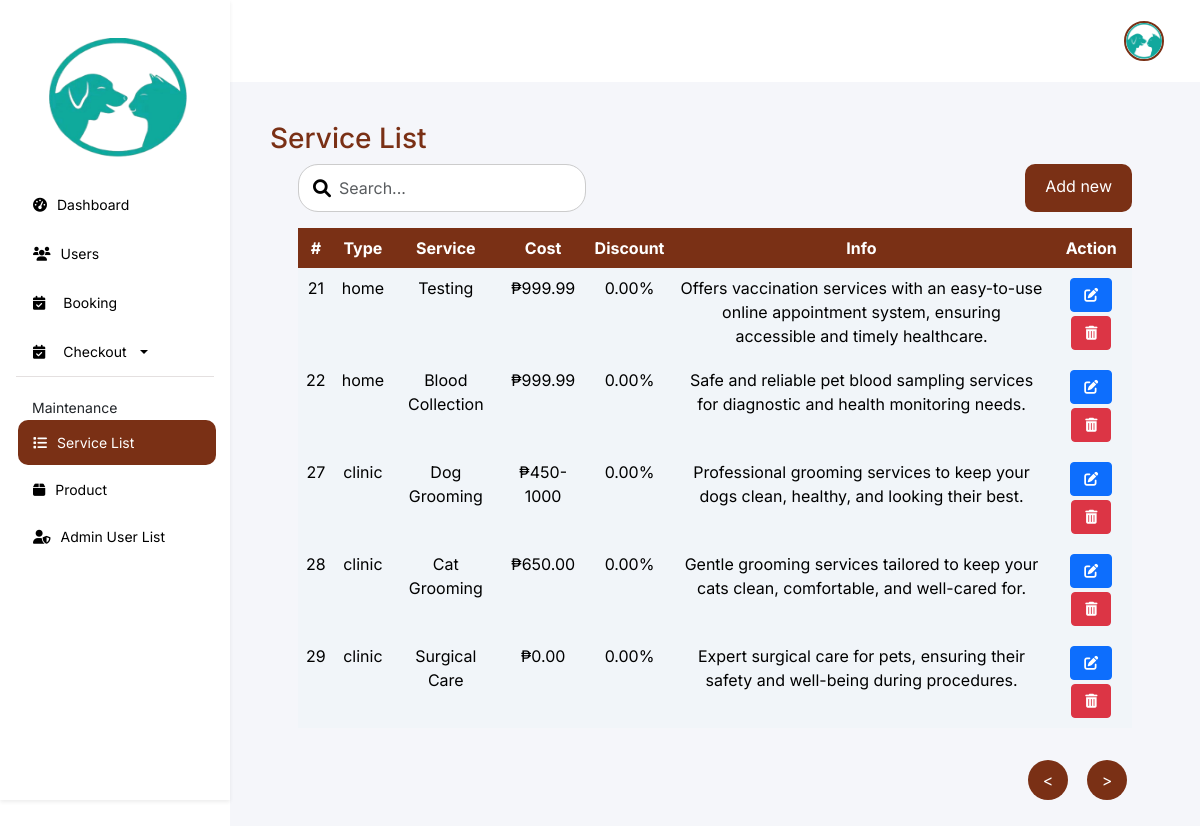
Page /features/admin/web/api/service-list.php (signed in) on the committed database.
### tables this page shows
CREATE TABLE `service_list` (
  `id` int(11) NOT NULL,
  `service_type` enum('clinic','home') NOT NULL,
  `service_name` varchar(255) NOT NULL,
  `cost` varchar(255) NOT NULL,
  `discount` decimal(5,2) DEFAULT 0.00,
  `created_at` timestamp NOT NULL DEFAULT current_timestamp(),
  `info` varchar(255) DEFAULT NULL,
  `is_read` tinyint(1) DEFAULT 0
);

### features/admin/web/api/service-list.php (the view, shortened to what this page needs)
<!DOCTYPE html>
<html lang="en">
<head>
    <link rel="stylesheet" href="https://cdnjs.cloudflare.com/ajax/libs/font-awesome/6.0.0-beta3/css/all.min.css">
    <link href="https://cdn.jsdelivr.net/npm/bootstrap@5.3.3/dist/css/bootstrap.min.css" rel="stylesheet">
    <link rel="stylesheet" href="../../css/service-list.css">
</head>
<body>
    <div class="navbar flex-column bg-white shadow-sm p-3 collapse d-md-flex" id="navbar">
        <div class="navbar-links">
            <a class="navbar-brand d-none d-md-block logo-container" href="#">
                <img src="../../../../assets/img/logo.png" alt="Logo">
            </a>
            <a href="admin.php">
                <i class="fa-solid fa-tachometer-alt"></i>
                <span>Dashboard</span>
            </a>
            <a href="users.php">
                <i class="fa-solid fa-users"></i>
                <span>Users</span>
            </a>
            <div class="dropdown">
                <a href="#" class="d-flex align-items-center" id="checkoutDropdowns" data-bs-toggle="dropdown" aria-expanded="false">
                    <i class="fa-solid fa-calendar-check"></i>
                    <span class="ms-2">Booking</span>
                </a>
            </div>
            <div class="dropdown">
                <a href="#" class="d-flex align-items-center dropdown-toggle" id="checkoutDropdown" data-bs-toggle="dropdown" aria-expanded="false">
                    <i class="fa-solid fa-calendar-check"></i>
                    <span class="ms-2">Checkout</span>
                </a>
            </div>
            <div class="maintenance">
                <p class="maintenance-text">Maintenance</p>
                <a href="service-list.php" class="navbar-highlight">
                    <i class="fa-solid fa-list"></i>
                    <span>Service List</span>
                </a>
                <a href="product.php">
                    <i class="fa-solid fa-box"></i>
                    <span>Product</span>
                </a>
                <a href="admin-user.php">
                    <i class="fa-solid fa-user-shield"></i>
                    <span>Admin User List</span>
                </a>
            </div>
        </div>
    </div>
    <div class="content flex-grow-1">
        <div class="header">
            <div class="profile-admin">
                <div class="dropdown">
                    <button class="" type="button" data-bs-toggle="dropdown" aria-expanded="false">
                        <img src="../../../../assets/img/vet logo.png"
                            style="width: 40px; height: 40px; object-fit: cover;">
                    </button>
                </div>
            </div>
        </div>
        <div class="app-req">
            <h3>Service List</h3>
            <div class="walk-in px-lg-5">
                <div class="mb-3 x d-flex">
                    <div class="search">
                        <div class="search-bars">
                            <i class="fa fa-magnifying-glass"></i>
                            <input type="text" id="search-input" class="form-control" placeholder="Search...">
                        </div>
                    </div>
                    <button type="button" class=" btn-new" data-toggle="modal" data-target="#addCategoryModal">
                        Add new
                    </button>
                </div>
            </div>
            <div class="table-wrapper px-lg-5">
                <table class="table table-hover table-remove-borders">
                    <thead class="thead-light">
                        <tr>
                            <th>#</th>
                            <th>Type</th>
                            <th>Service</th>
                            <th>Cost</th>
                            <th>Discount</th>
                            <th>Info</th>
                            <th>Action</th>
                        </tr>
                    </thead>
                    <tbody id="tableBody">
                        <?php
                        require '../../../../db.php';
                        include '../../function/php/table_service_list.php';
                        ?>
                    </tbody>
                </table>
            </div>
            <ul class="pagination justify-content-end mt-3 px-lg-5" id="paginationControls">
                <li class="page-item">
                    <a class="page-link" href="#" data-page="prev">
                        < </a>
                </li>
                <li class="page-item">
                    <a class="page-link" href="#" data-page="next">></a>
                </li>
            </ul>
        </div>
</body>
</html>

### features/admin/function/php/table_service_list.php (shortened to what this page needs)
<?php
require '../../../../db.php';
try {
    $sql = "SELECT * FROM service_list";
    $stmt = $conn->prepare($sql);
    $stmt->execute();
    $result = $stmt->get_result();
    $services = [];
    while ($row = $result->fetch_assoc()) {
        $services[] = $row;
    }
    if ($services) {
        foreach ($services as $service) {
            echo "<tr>";
            echo "<td>" . htmlspecialchars($service['id']) . "</td>";
            echo "<td>" . htmlspecialchars($service['service_type']) . "</td>";
            echo "<td>" . htmlspecialchars($service['service_name']) . "</td>";
            echo "<td>₱" . htmlspecialchars($service['cost']) . "</td>";
            echo "<td>" . htmlspecialchars($service['discount']) . "%</td>";
            echo "<td>" . htmlspecialchars($service['info']) . "</td>";
            echo '<td>
                    <button class="btn btn-primary btn-sm" data-toggle="modal" data-target="#editModal' . $service['id'] . '"><i class="fas fa-edit"></i></button>
                    <button class="btn btn-danger btn-sm" data-toggle="modal" data-target="#deleteModal' . $service['id'] . '"><i class="fas fa-trash-alt"></i></button>
                  </td>';
            echo "</tr>";
        }
    } else {
        echo "<tr><td colspan='7'>No services found.</td></tr>";
    }
} catch (Exception $e) {
    echo "Error: " . $e->getMessage();
}
?>

### features/admin/css/service-list.css (style rules this page uses)
* { font-family: "Inter", sans-serif; font-optical-sizing: auto; font-style: normal; margin: 0; }
body { margin: 0; padding: 0; display: flex; }
.navbar { height: 100vh; background-color: #FFFFFF; display: flex; flex-direction: column; align-items: start; padding: 20px; box-shadow: 2px 0 5px rgba(0, 0, 0, 0.1); min-width: 230px; }
.navbar a { color: #000; padding: 12px 15px; text-decoration: none; width: 100%; display: flex; align-items: center; gap: 10px; font-size: 14px !important; margin: 2px; }
.navbar-highlight { color: #FFFFFF !important; border-radius: 10px; padding: 12px 15px !important; text-decoration: none !important; width: 100% !important; display: flex !important; align-items: center !important; gap: 10px !important; font-size: 14px !important; background-color: #7A3015 !important; }
.navbar-brand { padding: 0 !important; }
.navbar-brand img { display: block; justify-content: center; align-items: center; width: 70%; height: 15vh; margin: 20px 0 20px 30px; }
.navbar-links { display: flex; flex-direction: column; width: 100%; }
.content { flex-grow: 1; background-color: #F5F6FA; overflow-x: auto; }
.header { display: flex; align-items: center; padding: 20px; justify-content: space-between; background-color: #FFFFFF !important; }
.header button { margin-right: 10px; }
.profile-admin { display: flex; align-items: center; margin-left: auto; gap: 5px; }
.profile-admin img { width: 40px; height: 40px; border-radius: 50%; margin-right: 10px; border: 2px solid #7A3015; }
.profile-admin button { background-color: transparent; border: none; font-size: 20px; display: flex; margin: auto; }
.maintenance { border-top: 1px solid #e4e0e0; }
.maintenance p { margin: 0; font-size: 14px; padding-left: 16px; margin-top: 20px; }
.app-req { padding: 10px 20px; overflow-x: auto; }
.app-req h3 { padding: 30px 0 0 20px !important; color: #7A3015; }
.table-remove-borders th, .table-remove-borders td { border: none !important; text-align: center; }
.table-remove-borders th { background-color: #7A3015; color: #fff; text-align: center; }
td button { background-color: #7A3015; color: #fff; border: none; margin: 2px; }
td i { color: #fff; padding: 5px; }
.table-remove-borders td { background-color: #F1F5F9 !important; }
.table-wrapper { overflow-x: auto; }
.pagination { display: flex !important; justify-content: center; }
.pagination .page-item { margin: 0 5px; display: flex; }
.pagination .page-link { color: #000; }
.btn-new { background-color: #7A3015 !important; border: none !important; color: #fff !important; padding: 10px 20px !important; border-radius: 10px !important; display: flex !important; }
.walk-in { justify-content: space-between; }
.walk-in .search-bars { width: auto; }
.search-bars { flex-grow: 1; display: flex; justify-content: start; align-items: center; position: relative; }
.search-bars input { height: 6vh; font-size: 16px; border: 1px solid #ccc; border-radius: 20px; padding-left: 40px; }
.search-bars i { position: absolute; left: 10px; font-size: 18px; color: #000; padding: 5px; }
.dropdown-toggle { white-space: wrap; }
.search { display: flex; }
.x { display: grid; justify-content: space-between !important; gap: 10px; }
.pagination .page-item .page-link { border-radius: 50%; background-color: #7A3015; color: white; width: 40px; height: 40px; display: flex; justify-content: center; align-items: center; border: none; }
.dropdown button { align-items: center; }

### rows in the picture
service_list: id "21", service_type "home", service_name "Testing", cost "999.99", discount "0.00", info "Offers vaccination services with an easy-to-use online appointment system, ensuring accessible and timely healthcare."
service_list: id "22", service_type "home", service_name "Blood Collection", cost "999.99", discount "0.00", info "Safe and reliable pet blood sampling services for diagnostic and health monitoring needs."
service_list: id "27", service_type "clinic", service_name "Dog Grooming", cost "450-1000", discount "0.00", info "Professional grooming services to keep your dogs clean, healthy, and looking their best."
service_list: id "28", service_type "clinic", service_name "Cat Grooming", cost "650.00", discount "0.00", info "Gentle grooming services tailored to keep your cats clean, comfortable, and well-cared for."
service_list: id "29", service_type "clinic", service_name "Surgical Care", cost "0.00", discount "0.00", info "Expert surgical care for pets, ensuring their safety and well-being during procedures."
